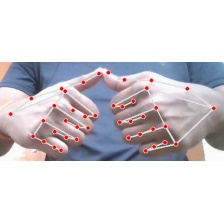
#> input picture data/Train/A/gesture_173.jpg, 224 x 224 px
$ jupyter execute --allow-errors training.ipynb
#> lines starting #> are read from the running program, lines starting #| are printed output that depends on the picture
#> further down, img is the input picture: shape (224, 224, 3); mean B, G, R 215.2, 210.6, 214.2
#> `lab = cv2.cvtColor(img_rgb, cv2.COLOR_RGB2LAB)`: lab: shape (384, 384, 3); mean of channels 0, 1, 2 215.1, 130.6, 126.2
#> `l, a, b = cv2.split(lab)`:
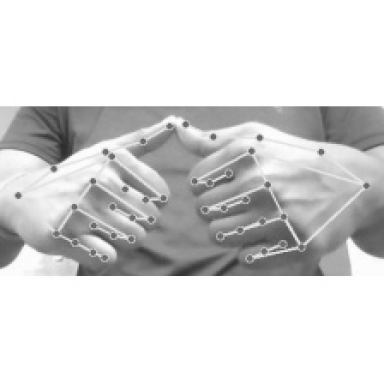
#> l: shape (384, 384); min 41, max 255, mean 215.1
#> `l, a, b = cv2.split(lab)`:
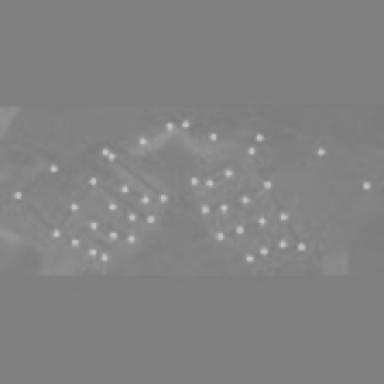
#> a: shape (384, 384); min 123, max 196, mean 130.6
#> `l, a, b = cv2.split(lab)`:
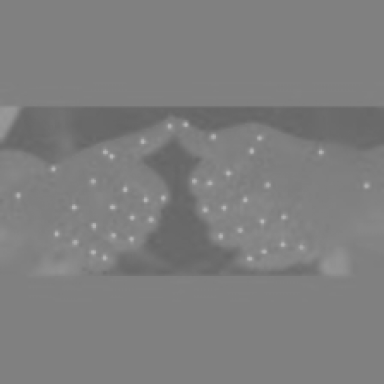
#> b: shape (384, 384); min 101, max 182, mean 126.2
#> `limg = cv2.merge([clahe.apply(l), a, b])`: limg: shape (384, 384, 3); mean of channels 0, 1, 2 203.7, 130.6, 126.2
#> `img_processed = cv2.cvtColor(limg, cv2.COLOR_LAB2RGB)`:
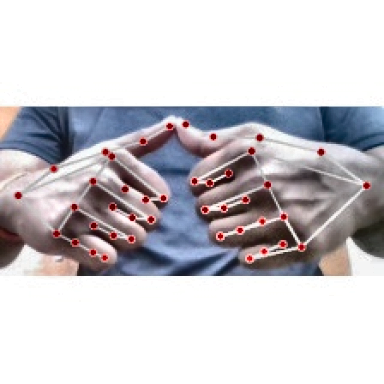
#> img_processed: shape (384, 384, 3); mean R, G, B 202.7, 199.7, 204.2
[cell 1]
import os
import mediapipe as mp
import cv2
from tqdm import tqdm
import matplotlib.pyplot as plt
import pickle
import pandas as pd
import numpy as np
from sklearn.ensemble import RandomForestClassifier
from sklearn.model_selection import train_test_split
from sklearn.metrics import accuracy_score

[cell 2]
mp_hands = mp.solutions.hands
mp_drawing = mp.solutions.drawing_utils
mp_drawing_styles = mp.solutions.drawing_styles
#> (the rest of this cell did not finish here and is left out)

[cell 3]
data_dir = 'data/Train'
data = []
labels = []
target_size = (384, 384)  # Target size for processing

valid_extensions = (".jpg", ".jpeg", ".png")

#> (the rest of this cell did not finish here and is left out)
